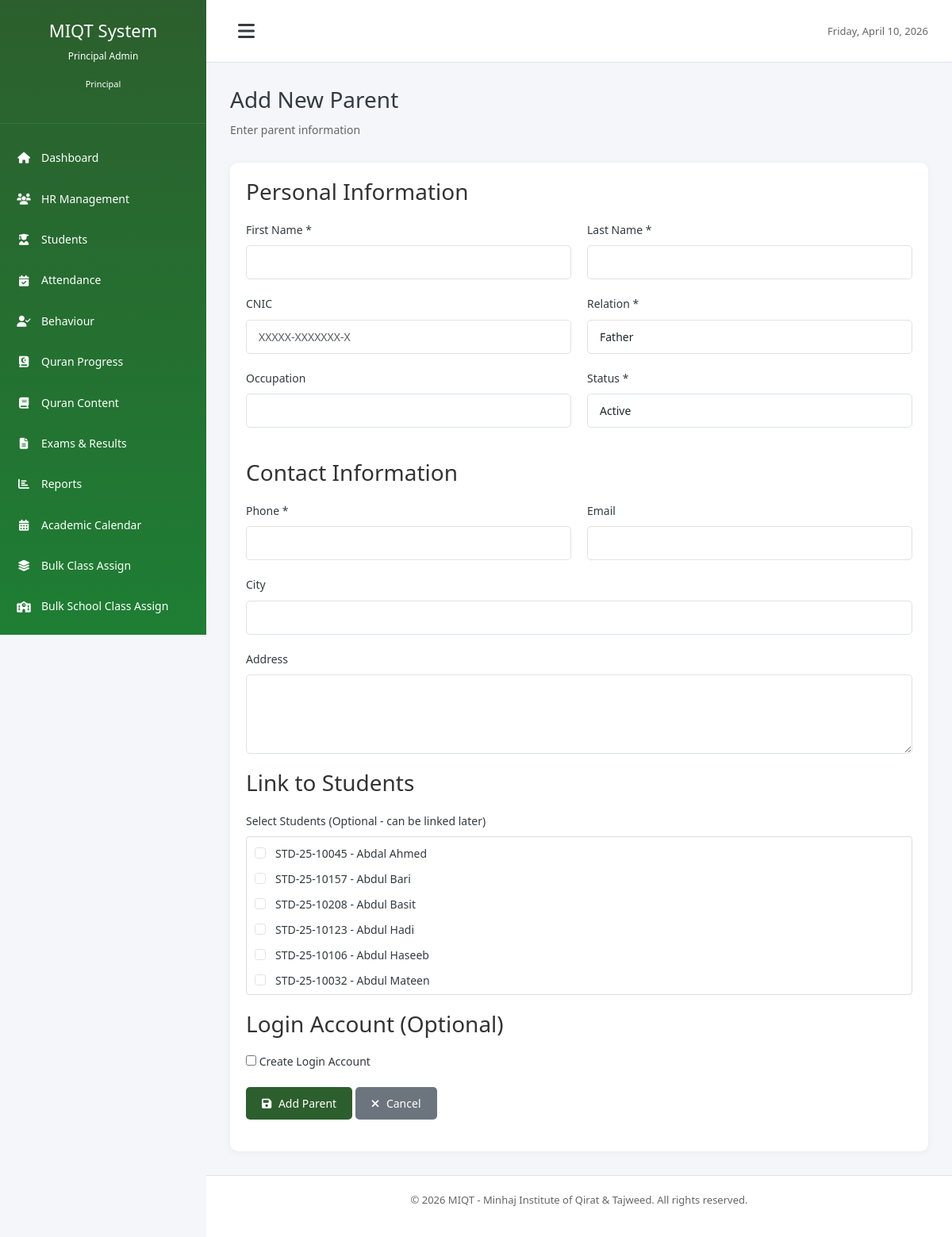
The page /modules/students/add_parent.php (signed in) on the database its author committed.
### tables this page shows
CREATE TABLE `students` (
  `id` int(11) NOT NULL,
  `user_id` int(11) DEFAULT NULL,
  `student_id` varchar(50) NOT NULL,
  `admission_no` varchar(50) NOT NULL,
  `first_name` varchar(100) NOT NULL,
  `last_name` varchar(100) NOT NULL,
  `father_name` varchar(100) NOT NULL,
  `cnic_bform` varchar(20) DEFAULT NULL,
  `date_of_birth` date NOT NULL,
  `gender` enum('male','female') NOT NULL,
  `student_type` varchar(255) DEFAULT NULL,
  `class_id` int(11) DEFAULT NULL,
  `admission_date` date NOT NULL,
  `phone` varchar(20) DEFAULT NULL,
  `guardian_phone` varchar(20) NOT NULL,
  `guardian_name` varchar(100) NOT NULL,
  `address` text DEFAULT NULL,
  `city` varchar(100) DEFAULT NULL,
  `previous_education` text DEFAULT NULL,
  `medical_info` text DEFAULT NULL,
  `status` enum('active','inactive','graduated','left','alumni','expelled') DEFAULT 'active',
  `photo` varchar(255) DEFAULT NULL,
  `created_at` timestamp NOT NULL DEFAULT current_timestamp(),
  `updated_at` timestamp NOT NULL DEFAULT current_timestamp() ON UPDATE current_timestamp(),
  `mother_name` varchar(100) DEFAULT NULL,
  `date_of_admission` date DEFAULT NULL,
  `date_of_leaving` date DEFAULT NULL,
  `reason_of_leaving` text DEFAULT NULL,
  `father_profession` varchar(100) DEFAULT NULL,
  `father_cnic` varchar(20) DEFAULT NULL,
  `admission_challan_no` varchar(50) DEFAULT NULL,
  `guardian_phone_2` varchar(20) DEFAULT NULL,
  `whatsapp_no` varchar(20) DEFAULT NULL,
  `previous_result_card` varchar(255) DEFAULT NULL,
  `total_marks` int(11) DEFAULT NULL,
  `obtained_marks` int(11) DEFAULT NULL,
  `class_status` enum('pass','fail') DEFAULT NULL,
  `previous_school_class` varchar(100) DEFAULT NULL,
  `current_school_class` varchar(100) DEFAULT NULL
);

### modules/students/add_parent.php (the view, shortened to what this page needs)
<?php
require_once '../../config/database.php';
$sql = "SELECT id, student_id, first_name, last_name, class_id FROM students WHERE status = 'active' ORDER BY first_name, last_name";
$stmt = $db->prepare($sql);
$stmt->execute();
$students = $stmt->fetchAll();
require_once '../../includes/header.php';
?>
<div class="page-header">
    <h1 class="page-title">Add New Parent</h1>
    <p class="subtitle">Enter parent information</p>
</div>
<div class="dashboard-card">
    <div class="card-body">
        <form method="POST" action="">
            <h3 class="mb-20">Personal Information</h3>
            <div class="form-row">
                <div class="form-group">
                    <label for="first_name">First Name *</label>
                    <input type="text" name="first_name" id="first_name" class="form-control" required>
                </div>
                <div class="form-group">
                    <label for="last_name">Last Name *</label>
                    <input type="text" name="last_name" id="last_name" class="form-control" required>
                </div>
            </div>
            <div class="form-row">
                <div class="form-group">
                    <label for="cnic">CNIC</label>
                    <input type="text" name="cnic" id="cnic" class="form-control" placeholder="XXXXX-XXXXXXX-X">
                </div>
                <div class="form-group">
                    <label for="relation">Relation *</label>
                    <select name="relation" id="relation" class="form-control" required>
                        <option value="father">Father</option>
                    </select>
                </div>
            </div>
            <div class="form-row">
                <div class="form-group">
                    <label for="occupation">Occupation</label>
                    <input type="text" name="occupation" id="occupation" class="form-control">
                </div>
                <div class="form-group">
                    <label for="status">Status *</label>
                    <select name="status" id="status" class="form-control" required>
                        <option value="active">Active</option>
                    </select>
                </div>
            </div>
            <h3 class="mb-20 mt-20">Contact Information</h3>
            <div class="form-row">
                <div class="form-group">
                    <label for="phone">Phone *</label>
                    <input type="tel" name="phone" id="phone" class="form-control" required>
                </div>
                <div class="form-group">
                    <label for="email">Email</label>
                    <input type="email" name="email" id="email" class="form-control">
                </div>
            </div>
            <div class="form-row">
                <div class="form-group">
                    <label for="city">City</label>
                    <input type="text" name="city" id="city" class="form-control">
                </div>
            </div>
            <div class="form-group">
                <label for="address">Address</label>
                <textarea name="address" id="address" class="form-control" rows="2"></textarea>
            </div>
            <h3 class="mb-20 mt-20">Link to Students</h3>
            <div class="form-group">
                <label>Select Students (Optional - can be linked later)</label>
                <div style="max-height: 200px; overflow-y: auto; border: 1px solid #ddd; padding: 10px; border-radius: 4px;">
                    <?php if (count($students) > 0): ?>
                        <?php foreach ($students as $student): ?>
                        <div class="form-check" style="margin-bottom: 8px;">
                            <input type="checkbox" name="students[]" value="<?php echo $student['id']; ?>"
                                   id="student_<?php echo $student['id']; ?>" class="form-check-input student-checkbox">
                            <label class="form-check-label" for="student_<?php echo $student['id']; ?>" style="margin-left: 5px;">
                                <?php echo htmlspecialchars($student['student_id'] . ' - ' . $student['first_name'] . ' ' . $student['last_name']); ?>
                            </label>
                        </div>
                        <?php endforeach; ?>
                    <?php else: ?>
                        <p class="text-muted">No active students found</p>
                    <?php endif; ?>
                </div>
            </div>
            <h3 class="mb-20 mt-20">Login Account (Optional)</h3>
            <div class="form-group">
                <label>
                    <input type="checkbox" name="create_login" id="create_login" value="1"> Create Login Account
                </label>
            </div>
            <div class="form-group mt-20">
                <button type="submit" class="btn btn-primary">
                    <i class="fas fa-save"></i> Add Parent
                </button>
                <a href="parents.php" class="btn btn-secondary">
                    <i class="fas fa-times"></i> Cancel
                </a>
            </div>
        </form>
    </div>
</div>
<?php require_once '../../includes/footer.php'; ?>

### assets/css/style.css (style rules this page uses)
* { margin: 0; padding: 0; box-sizing: border-box; }
:root { --primary-color: #2c5f2d; --secondary-color: #1e7e34; --success-color: #28a745; --danger-color: #dc3545; --warning-color: #ffc107; --info-color: #17a2b8; --light-color: #f8f9fa; --dark-color: #343a40; --border-color: #dee2e6; --sidebar-width: 260px; --sidebar-collapsed-width: 72px; }
body { font-family: 'Jameel Noori Nastaleeq', 'Segoe UI', Tahoma, Geneva, Verdana, sans-serif; font-size: 14px; line-height: 1.6; color: #333; background-color: #f4f6f9; }
* { font-variant-ligatures: normal; text-rendering: optimizeLegibility; }
.page-title { font-size: 28px; margin-bottom: 10px; color: var(--dark-color); }
.subtitle { font-size: 14px; color: #666; margin-bottom: 30px; }
.dashboard-card { background: white; border-radius: 10px; box-shadow: 0 2px 10px rgba(0,0,0,0.05); overflow: hidden; }
.card-body { padding: 20px; }
.form-group { margin-bottom: 20px; }
.form-group label { display: block; margin-bottom: 8px; font-weight: 500; color: var(--dark-color); }
.form-control { width: 100%; padding: 10px 15px; border: 1px solid var(--border-color); border-radius: 5px; font-size: 14px; transition: border-color 0.3s; }
.form-row { display: grid; grid-template-columns: repeat(auto-fit, minmax(250px, 1fr)); gap: 20px; }
select.form-control { cursor: pointer; }
textarea.form-control { resize: vertical; min-height: 100px; }
.btn { display: inline-block; padding: 10px 20px; border: none; border-radius: 5px; font-size: 14px; cursor: pointer; text-decoration: none; transition: all 0.3s; text-align: center; }
.btn-primary { background: var(--primary-color); color: white; }
.btn-secondary { background: #6c757d; color: white; }
.btn i { margin-right: 5px; }
.mb-20 { margin-bottom: 20px; }
.mt-20 { margin-top: 20px; }

### rows shown on the page
students: student+first_name+last_name "STD-25-10045 - Abdal Ahmed"
students: student+first_name+last_name "STD-25-10157 - Abdul Bari"
students: student+first_name+last_name "STD-25-10208 - Abdul Basit"
students: student+first_name+last_name "STD-25-10123 - Abdul Hadi"
students: student+first_name+last_name "STD-25-10106 - Abdul Haseeb"
students: student+first_name+last_name "STD-25-10032 - Abdul Mateen"

### other values the page prints
getUserName() "Principal Admin"
str_replace('_', ' ', getUserRole()) "Principal"
